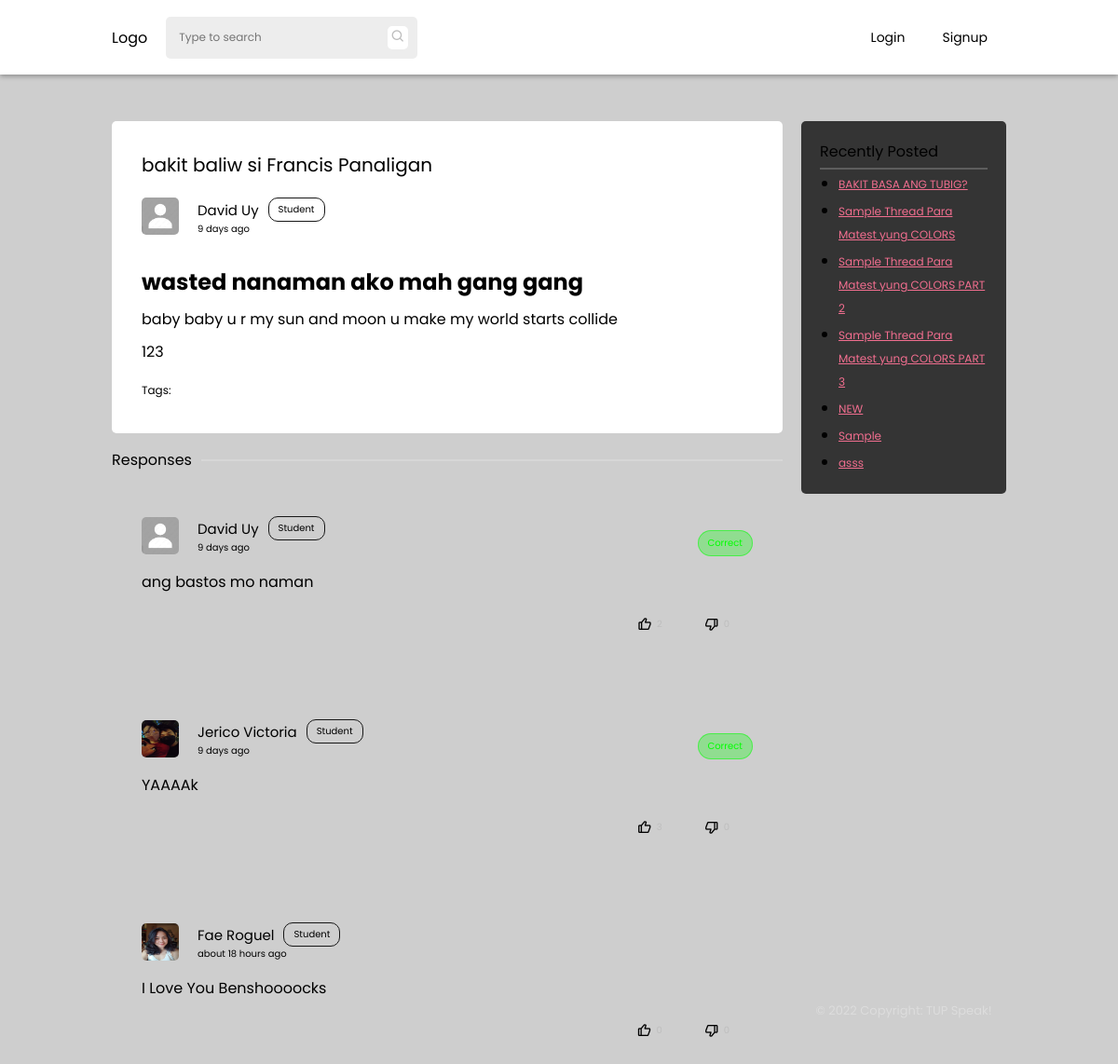
Screenshot of /thread.php?threadid=thrd6298f42a3ec79 with the database file from the repository.
### tables this page shows
CREATE TABLE `threads` (
  `id` int(11) NOT NULL,
  `thread_id` varchar(255) NOT NULL,
  `author` varchar(255) NOT NULL,
  `title` varchar(255) NOT NULL,
  `body` longtext NOT NULL,
  `tags` varchar(255) NOT NULL,
  `status` int(1) NOT NULL DEFAULT 0,
  `thread_status` varchar(255) NOT NULL DEFAULT 'pending',
  `date_posted` date NOT NULL DEFAULT current_timestamp(),
  `time_posted` time NOT NULL DEFAULT current_timestamp()
);

CREATE TABLE `users` (
  `id` int(11) NOT NULL,
  `uid` varchar(255) NOT NULL,
  `firstname` varchar(255) NOT NULL,
  `lastname` varchar(255) NOT NULL,
  `email` varchar(255) NOT NULL,
  `password` varchar(255) NOT NULL,
  `avatar` varchar(255) NOT NULL DEFAULT 'assets/images/avatar/default.jpg',
  `cover` varchar(255) NOT NULL DEFAULT 'assets/images/avatar/default-cover.jpg',
  `birthdate` date NOT NULL,
  `privileged` tinyint(1) NOT NULL DEFAULT 0,
  `campus` varchar(100) NOT NULL DEFAULT 'Manila',
  `bio` text NOT NULL,
  `account_type` varchar(255) NOT NULL DEFAULT 'student',
  `restricted` tinyint(1) DEFAULT 0,
  `restricted_reason` varchar(255) DEFAULT NULL
);

CREATE TABLE `comments` (
  `id` int(11) NOT NULL,
  `thread_id` varchar(255) NOT NULL,
  `comment_id` varchar(255) NOT NULL,
  `comment_author` varchar(255) NOT NULL,
  `comment_date` date NOT NULL DEFAULT current_timestamp(),
  `comment_time` time NOT NULL DEFAULT current_timestamp(),
  `comment` longtext NOT NULL,
  `answer` tinyint(1) NOT NULL DEFAULT 0
);

### thread.php (the view, shortened to what this page needs)
 <?php
   include('php-scripts/thread-scripts.php');
?>
<!DOCTYPE html>
<html lang="en">
   <head>
      <link rel="stylesheet" href="styles/default.css">
      <link rel="stylesheet" href="styles/thread.css">
      <link rel="stylesheet" href="styles/navbar.css">
      <link href='https://unpkg.com/boxicons@2.1.2/css/boxicons.min.css' rel='stylesheet'>
   </head>
   <body>
      <?php include('php-scripts/navbar.php'); ?>
      <section class="main">
         <div class="container">
            <div class="container-1">
               <div class="threads">
                  <div class="titles">
                     <div class="thread-title">
                        <?php echo $data['title']?>
                     </div>
                     <div class="author">
                        <div class="author-details">
                           <img class="thread-avatar" src="<?php echo $user_data['avatar']?>" alt="">
                           <div class="details">
                              <div class="user">
                                 <p class="name" data-acct="<?php echo $data['author'] ?>"><?php echo $user_data['firstname'] . " " . $user_data['lastname']?></p>
                                 <p class="user-type">Student</p>
                              </div>
                              <p class="date-published">
                              </p>
                           </div>
                        </div>
                     </div>
                  </div>
                  <div class="main-threads">
                     <p class="thread-content-text"><?php echo jsonToHtml($data['body']) ?></p>
                     <p class="tags">Tags:
                     <?php
                        $array = json_decode($data['tags']);
                        foreach($array as $key => $value){
                           for($i = 0; $i < count($value); $i++){
                                 $class = $value[$i];
                                 switch ($value[$i]) {
                                    case 'cos':
                                       $out = "COS";
                                       break;
                                 }
                                 echo '<span class="thread-tags '.$class.'">'.$out.'</span>';
                           }
                        }
                     ?>
                     </p>
                  </div>
               </div>
               <div class="divider">
                  <p>Responses</p>
                  <div>
                     <hr>
                  </div>
               </div>
               <div id="comments">
                  <?php fetchComments($_GET['threadid']) ?>
               </div>
            </div>
            <div class="container-2">
               <div class="recently-posted">
                  <p>Recently Posted</p>
                  <hr>
                  <ul>
                  <?php
                     $query = mysqli_query($conn, "SELECT * FROM threads WHERE thread_id != '$tid' AND thread_status = 'open' ORDER BY date_posted DESC LIMIT 7");
                     while($data = mysqli_fetch_assoc($query)){
                        echo '<li><a href="thread.php?threadid='.$data['thread_id'].'">'.$data['title'].'</a></li>';
                     }
                  ?>
                  </ul>
               </div>
               <footer>
                  <p>&copy; 2022 Copyright: TUP Speak!</p>
               </footer>
            </div>
         </div>
      </section>
   </body>
</html>

### php-scripts/thread-scripts.php (shortened to what this page needs)
<?php
    include('db.php');
    $firstCheck = true;
    function fetchComments($tid){
        global $conn;
        $query = mysqli_query($conn, "SELECT * FROM comments WHERE thread_id='$tid' ORDER BY answer DESC");
        $data_comment = $query->fetch_assoc();
        $select = mysqli_query($conn, "SELECT * FROM threads WHERE thread_id='$tid'");
        $selectThread = mysqli_fetch_assoc($select);
        $newQuery = mysqli_query($conn, "SELECT * FROM users WHERE uid='{$selectThread['author']}'");
        $threadAuthor = mysqli_fetch_assoc($newQuery);
        if (!empty($data_comment)){
            do{
                $user = mysqli_query($conn, "SELECT * FROM users WHERE uid='{$data_comment["comment_author"]}'");
                $data = mysqli_fetch_array($user);
                if ($data){
                    $author_given_name = $data['firstname'];
                    $author_family_name = $data['lastname'];
                    $author_avatar = $data['avatar'];
                }
                if (isset($_SESSION['uid'])){
                    $commentQuery = mysqli_query($conn, "SELECT * FROM votes WHERE comment_id = '{$data_comment['comment_id']}' and uid = '{$_SESSION['uid']}'");
                    $voteComment = mysqli_fetch_assoc($commentQuery);
                    if($voteComment){
                        $vStat = $voteComment['status'];
                        if ( $vStat == "upvote"){
                            $upvote_class = "bx bxs-like";
                            $downvote_class = "bx bx-dislike";
                        } else if ($vStat == "downvote"){
                            $upvote_class = "bx bx-like";
                            $downvote_class = "bx bxs-dislike";
                        }
                    } else{
                        $upvote_class = "bx bx-like";
                        $downvote_class = "bx bx-dislike";
                    }
                } else{
                    $upvote_class = "bx bx-like";
                    $downvote_class = "bx bx-dislike";
                }
                $voteQuery = mysqli_query($conn, "SELECT COUNT(id) FROM `votes` WHERE status='upvote' and comment_id = '{$data_comment['comment_id']}'");
                $data_votes = mysqli_fetch_assoc($voteQuery);
                $upvotes = $data_votes['COUNT(id)'];
                $voteQuery = mysqli_query($conn, "SELECT COUNT(id) FROM `votes` WHERE status='downvote' and comment_id = '{$data_comment['comment_id']}'");
                $data_votes = mysqli_fetch_assoc($voteQuery);
                $downvotes = $data_votes['COUNT(id)'];
                echo '
                <div class="main-comment">
                    <div class="author-comment">
                        <div class="author-info">
                            <img class="thread-avatar" src="'. $author_avatar .'" alt="">
                            <div class="details">
                                <div class="user">
                                    <p class="name" data-acct="'.$data_comment["comment_author"].'">'. $author_given_name . " " . $author_family_name .'</p>
                                    <p class="user-type">Student</p>
                                </div>
                                <p class="date-published" data-date="'.$data_comment['comment_id'].'"><script>$("[data-date='.$data_comment['comment_id'].']").html(jQuery.timeago("'. $data_comment['comment_date'] . " " . $data_comment['comment_time'] .'"))</script></p>
                            </div>
                        </div>
                        ';
                        if(isset($_SESSION['uid'])){
                            if ($_SESSION['uid'] != $threadAuthor['uid'] && $data_comment['answer'] == 1){
                                echo '<div class="correct-status">Correct</div>';
                            }
                        } else {
                            if ($data_comment['answer'] == 1){
                                echo '<div class="correct-status">Correct</div>';
                            }
                        }
                    echo'
                    </div>
                    <p id="main-answer"> '.$data_comment['comment'].'</p>
                    <div class="response" data-comment="'.$data_comment['comment_id'].'">';
                        echo'
                        <div class="vote-button" data-vote="upvote">
                           <i data-icon="u'.$data_comment['comment_id'].'" class="'.$upvote_class.'"></i><span class="comment-upvote">'.$upvotes.'</span>
                        </div>
                        <div class="vote-button" data-vote="downvote">
                           <i data-icon="d'.$data_comment['comment_id'].'" class="'.$downvote_class.'"></i><span class="comment-downvote">'.$downvotes.'</span>
                        </div>
                     </div>
                </div>
                ';
            } while ($data_comment = $query->fetch_assoc());
        }
    }
    function jsonToHtml($jsonStr) {
        $obj = json_decode($jsonStr);
        $html = '';
        foreach ($obj->blocks as $block) {
            switch ($block->type) {
                case 'paragraph':
                    $html .= '<p>' . $block->data->text . '</p>';
                    break;
                case 'header':
                    $html .= '<h'. $block->data->level .'>' . $block->data->text . '</h'. $block->data->level .'>';
                    break;
            }
        }
        return $html;
    }
    if(isset($_GET['threadid'])){
        if ($firstCheck == true){
            $tid = (isset($_GET['threadid'])) ? $_GET['threadid'] : NULL;
            $query = mysqli_query($conn, "SELECT * FROM threads WHERE thread_id = '$tid'");
            $data = mysqli_fetch_array($query);
            $query = mysqli_query($conn, "SELECT * FROM users WHERE uid = '{$data['author']}'");
            $user_data = mysqli_fetch_array($query);
        }
    }
?>

### styles/default.css (style rules this page uses)
* { padding: 0; margin: 0; transition: ease .3s; font-family: 'Poppins', sans-serif; color: black; }
:root { --primary: #da0037; --primary-dark: #ae002b; --secondary: #f16e8f; --student: #ACDF87; --gray: #444444; --gray-dark: #171717; --gray-light: #EDEDED; --gray-lighter: rgb(190, 190, 190); --card-bg: #ffffff; --card-secondary: rgb(172, 172, 172); --dark: #1A1A1B; --dark-secondary: #343434; --input-border: rgba(0,0,0,.3); --link-color: #2E88FE; --light: #fff; --light-color: #000; --dark-color: #fff; }
html,body { scroll-behavior: smooth; overflow-y: hidden; background: #cecece; }
hr { border: 1px solid rgba(255,255,255,.2); }

### styles/thread.css (style rules this page uses)
.main { margin: 0 2%; margin-top: calc(50px + var(--navbar-height)); width: -webkit-fill-available; width: -moz-available; }
.container { height: 100vh; display: grid; grid-template-columns: 1fr 1fr; gap: 20px; position: fixed; left: 50%; transform: translateX(-50%); max-width: 80vw; width: 100%; }
.container-1 { margin-bottom: 5em; padding-bottom: 5em; display: flex; flex-direction: column; overflow-y: scroll; width: 60vw; }
.container-1 { -ms-overflow-style: none; scrollbar-width: none; }
.threads { padding: 2em; background-color: var(--light); border-radius: 5px; }
.titles { border-radius: 10px; background-color: var(--light); border-bottom-left-radius: 0; border-bottom-right-radius: 0; }
.thread-title { font-size: 20px; margin-bottom: 1em; }
.thread-avatar { width: 40px; height: 40px; border-radius: 5px; }
.tags { font-size: 12px; }
.thread-tags { font-size: 12px; font-style: italic; margin: 0 5px; color: rgba(255,255,255, .5); }
.author { display: flex; align-items: center; justify-content: space-between; }
.author-comment { display: flex; align-items: center; justify-content: space-between; }
.author-info { display: flex; align-items: center; padding-bottom: 1em; }
.author-details { display: flex; flex-direction: row; }
.details { margin: 0 20px; }
.user { display: flex; flex-direction: row; align-items: center; }
.user-type { font-size: 10px; padding: 4px 10px; margin: 0 10px; border-radius: 10px; border: 1px solid var(--gray-dark); }
.name { font-size: 15px; cursor: pointer; }
.date-published { font-size: 10px; }
.main-threads p, .main-threads h1, .main-threads h2, .main-threads h3, .main-threads h4, .main-threads h5, .main-threads h6 { padding: 5px 0; }
.thread-content-text { font-size: 17px; }
.divider { margin: 1em 0; display: flex; align-items: center; justify-content: space-between; }
.divider div { flex-grow: 1; }
.divider p { margin-right: 10px; }
.author { margin-bottom: 1em; }
.main-comment { padding: 2em; border-radius: 5px; margin-bottom: 20px; }
.response { display: flex; width: -webkit-fill-available; width: -moz-available; justify-content: flex-end; margin-top: 15px; }
.vote-button, .correct-button { padding: 10px 15px; margin: 0 5px; display: flex; align-items: center; cursor: pointer; border-radius: 4px; }
.vote-button span, .correct-button span { font-size: 10px; color: var(--gray-lighter); margin: 0 5px; }
.container-2 { overflow: hidden; display: flex; flex-direction: column; justify-content: space-between; height: 80vh; }
footer { text-align: center; }
footer p { font-size: 13px; color: rgba(255, 255, 255, .3); }
.recently-posted { background-color: var(--dark-secondary); padding: 20px; border-radius: 5px; }
.recently-posted ul { padding-left: 20px; }
.recently-posted li { padding: 2px 0; }
.recently-posted li a { color: var(--secondary); font-size: 12px; }
.recently-posted p { padding-bottom: 5px; }
.correct-status { font-size: 10px; background-color: rgba(0, 255, 0, 0.3); padding: 5px 10px; border: 1px solid rgba(0, 255, 0, 0.5); color: rgba(0, 255, 0, 1); border-radius: 25px; }

### styles/navbar.css (style rules this page uses)
:root { --navbar-height: 80px; }

### rows the page displays
threads: title "bakit baliw si Francis Panaligan"
users: avatar (placeholder picture), firstname "David", lastname "Uy"
comments: users.avatar (placeholder picture), users.firstname "David", users.lastname "Uy", answer "Correct", comment "ang bastos mo naman"
comments: users.avatar (picture), users.firstname "Jerico", users.lastname "Victoria", answer "Correct", comment "YAAAAk"
comments: users.avatar (picture), users.firstname "Fae", users.lastname "Roguel", comment "I Love You Benshoooocks"
threads: title "BAKIT BASA ANG TUBIG?"
threads: title "Sample Thread Para Matest yung COLORS"
threads: title "Sample Thread Para Matest yung COLORS PART 2"
threads: title "Sample Thread Para Matest yung COLORS PART 3"
threads: title "NEW"
threads: title "Sample"
threads: title "asss"

### other values shown
$block->data->text "baby baby u r my sun and moon u make my world starts collide"
$block->data->text "123"
